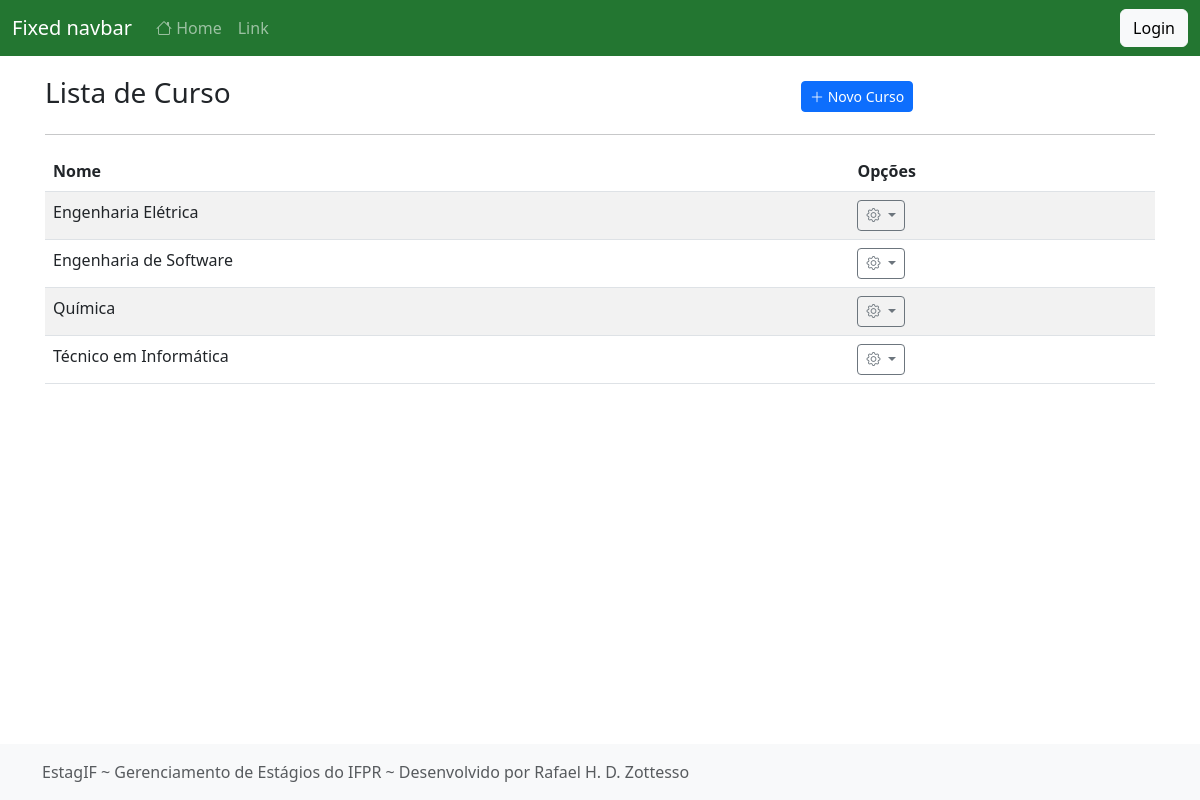
The app's page /listar/curso/ with its own data.
### cadastros/models.py (models this page shows, shortened)
class Curso(models.Model):
    nome = models.CharField(max_length=50)
    campus = models.ForeignKey(Campus, on_delete=models.PROTECT)
    atualizado_em = models.DateTimeField(auto_now=True)
    cadastrado_em = models.DateTimeField(auto_now_add=True)

### cadastros/views.py (the view)
# urls.py: path("listar/curso/", CursoList.as_view(), name="listar-curso"),
class CursoList(GroupRequiredMixin, ListView):
    model = Curso
    template_name = "cadastros/list/curso.html"
    group_required = ["Administrador"]
    paginate_by = 50

### cadastros/templates/cadastros/list/curso.html (shortened to what this page needs)
{% extends 'paginas/modelo.html' %}
{% load static %}
{% block conteudo %}
<div class="row justify-content-center align-items-center mt-3">
    <div class="col-md-8">
        <h3 class="">Lista de Curso</h3>
    </div>
    <div class="col-md">
        <a href="{% url 'cadastrar-curso' %}" class="btn btn-primary btn-sm">
            <i class="bi bi-plus-lg"></i>
            Novo Curso
        </a>
    </div>
</div>
<hr>
<div class="table-responsive-lg">
    <table class="table table-striped">
        <thead>
            <tr>
                <th>Nome</th>
                <th>Opções</th>
            </tr>
        </thead>
        <tbody>
            {% for obj in object_list %}
            <tr class="">
                <td>{{ obj.nome }}</td>
                <td>
                    <div class="dropdown">
                        <a class="btn btn-sm btn-outline-secondary dropdown-toggle" href="#" role="button" data-bs-toggle="dropdown" aria-expanded="false">
                            <i class="bi bi-gear"></i>
                        </a>
                      </div>
                </td>
            </tr>
            {% empty %}
            <tr>
                <th colspan="100%">Nenhum registro encontrado.</th>
            </tr>
            {% endfor %}
        </tbody>
    </table>
</div>
{% endblock %}

### static/css/sticky-footer-navbar.css (style rules this page uses)
.bi { vertical-align: -.125em; fill: currentColor; }

### static/css/ifpr.css (style rules this page uses)
:root { --amarelo-claro: hsl(44, 100%, 58%); --amarelo: hsl(44, 100%, 48%); --amarelo-escuro: hsl(44, 100%, 38%); --azul-claro: hsl(201, 100%, 41%); --azul: hsl(201, 100%, 31%); --azul-escuro: hsl(201, 100%, 21%); --cinza-claro: #F1F1F1; --cinza: #BDBDBD; --cinza-escuro: #525252; --verde-claro: hsl(130, 54%, 50%); --verde: hsl(130, 54%, 40%); --verde-escuro: hsl(130, 54%, 30%); --vermelho-claro: hsl(358, 78%, 55%); --vermelho: hsl(358, 78%, 45%); --vermelho-escuro: hsl(358, 78%, 35%) }

### paginas/templates/paginas/modelo.html (style rules this page uses)
.bi { vertical-align: 0; }

### records on screen
Curso: nome "Engenharia Elétrica"
Curso: nome "Engenharia de Software"
Curso: nome "Química"
Curso: nome "Técnico em Informática"
